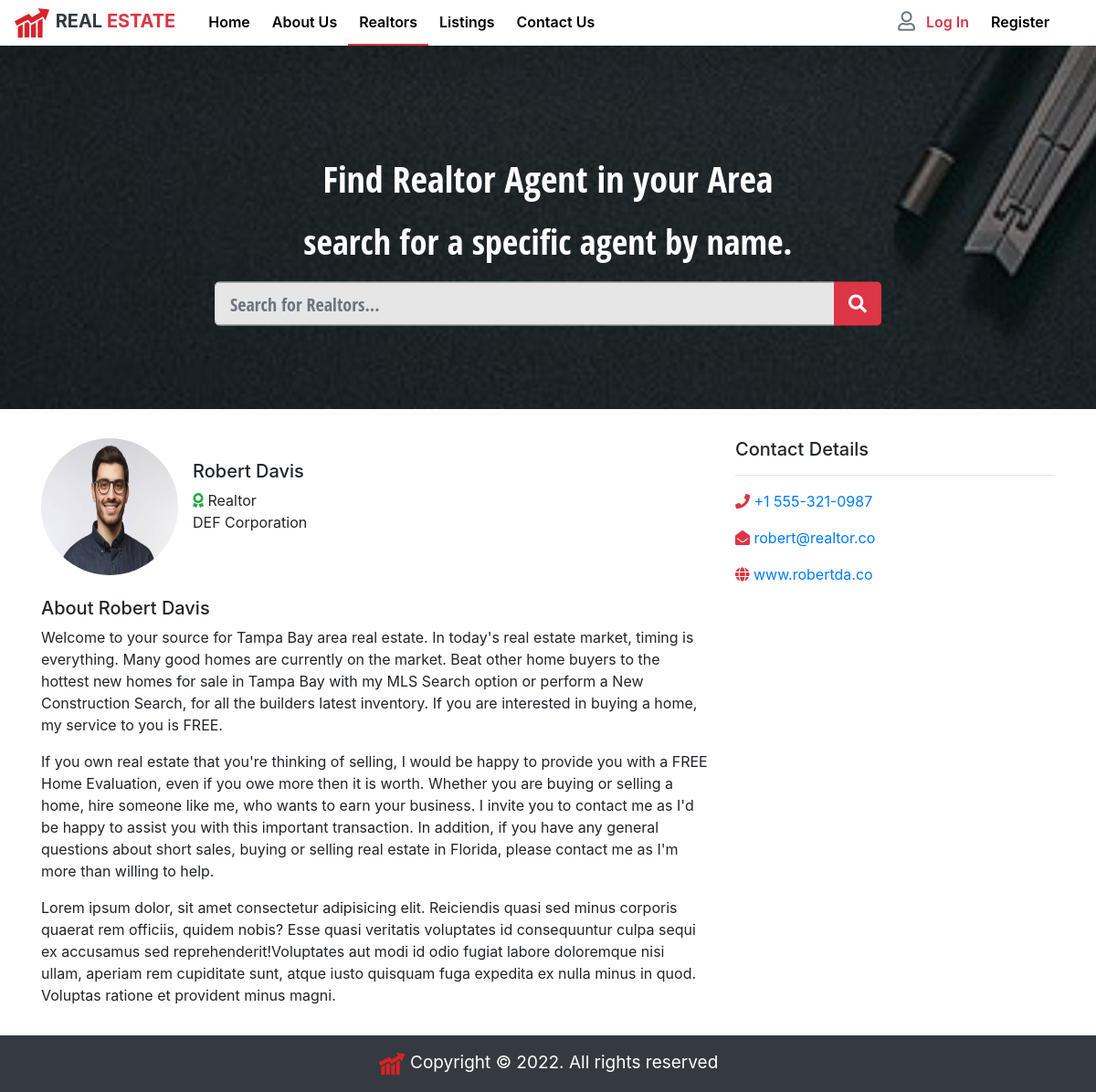
Screenshot of /realtors/7 with the database file from the repository.
### realtors/models.py (models this page shows, shortened)
class Realtor(models.Model):
    name = models.CharField(max_length=200, db_index=True)
    phone = models.CharField(max_length=15)
    email = models.EmailField(max_length=50, unique=True)
    website = models.CharField(max_length=60, unique=True)
    company_assoicated = models.CharField(max_length=100, unique=True)
    photo = models.ImageField(upload_to='uploads/%y/%m/%d')
    hire_date = models.DateTimeField(default=datetime.now, blank=True, db_index=True)

### realtors/views.py (the view)
# urls.py: path('<int:pk>', views.RealtorView.as_view(), name='realtor'),
class RealtorView(DetailView):
    model = Realtor
    template_name = 'realtors/realtor.html'
    context_object_name = 'realtor'

### realtors/templates/realtors/realtor.html (shortened to what this page needs)
{% extends 'base.html' %}
{% load static %}
{% block content %}
    {% include 'partials/_showcase-realtors.html' %}
    <article id="about-realtor">
        <div class="container mb-3">
            <div class="row">
                <div class="col-lg-8">
                    <div class="media">
                        <img class="mr-3" src="{{ realtor.photo.url }}" alt="realtors image">
                        <div class="media-body">
                          <h5 class="mt-4">{{ realtor.name }}</h5>
                          <p>
                              <i class="fas fa-award text-success"></i>
                              Realtor <br />
                                {{ realtor.company_assoicated }}
                            </p>
                        </div>
                    </div>
                    <h5 class="mt-4">About {{ realtor.name }}</h5>
                    <p>Welcome to your source for Tampa Bay area real estate.
                        In today's real estate market, timing is everything. Many good homes are currently on the market. Beat other home buyers to the hottest new homes for sale in Tampa Bay with my MLS Search option or perform a New Construction Search, for all the builders latest inventory.
                        If you are interested in buying a home, my service to you is FREE.</p>
                    <p>If you own real estate that you're thinking of selling, I would be happy to provide you with a FREE Home Evaluation, even if you owe more then it is worth.
                        Whether you are buying or selling a home, hire someone like me, who wants to earn your business. I invite you to contact me as I'd be happy to assist you with this important transaction.
                        In addition, if you have any general questions about short sales, buying or selling real estate in Florida, please contact me as I'm more than willing to help.</p>
                    <p>Lorem ipsum dolor, sit amet consectetur adipisicing elit. Reiciendis quasi sed minus corporis quaerat rem officiis, quidem nobis? Esse quasi veritatis voluptates id consequuntur culpa sequi ex accusamus sed reprehenderit!Voluptates aut modi id odio fugiat labore doloremque nisi ullam, aperiam rem cupiditate sunt, atque iusto quisquam fuga expedita ex nulla minus in quod. Voluptas ratione et provident minus magni.</p>
                </div>
                    <div class="col-lg-4">
                        <h5>Contact Details</h5>
                        <hr />
                        <p class="text-muted my-3">
                            <i class="fas fa-phone res-text-primary"></i>
                            <a href="#">{{ realtor.phone }}</a>
                        </p>
                        <p class="text-muted my-3">
                            <i class="fas fa-envelope-open res-text-primary"></i>
                            <a href="#">{{ realtor.email }}</a>
                        </p>
                        <p class="text-muted my-3">
                            <i class="fas fa-globe res-text-primary"></i>
                            <a href="#">{{ realtor.website }}</a>
                        </p>
                    </div>
            </div>
        </div>
    </article>
{% endblock %}

### realestate/static/css/main.css (style rules this page uses)
:root { --res-primary-color: #dc3545; --res-secondary-color: #343a40; --res-hover-color: #c82333; }
.res-text-primary { color: var(--res-primary-color) !important; }
a { text-decoration: none !important; }
#about-realtor img { width: 150px; height: 150px; border-radius: 50%; }
body { padding-top: 48px; }

### rows the page displays
Realtor: photo (picture), name "Robert Davis", company_assoicated "DEF Corporation", phone "+1 555-321-0987", email "robert@realtor.co", website "www.robertda.co"
